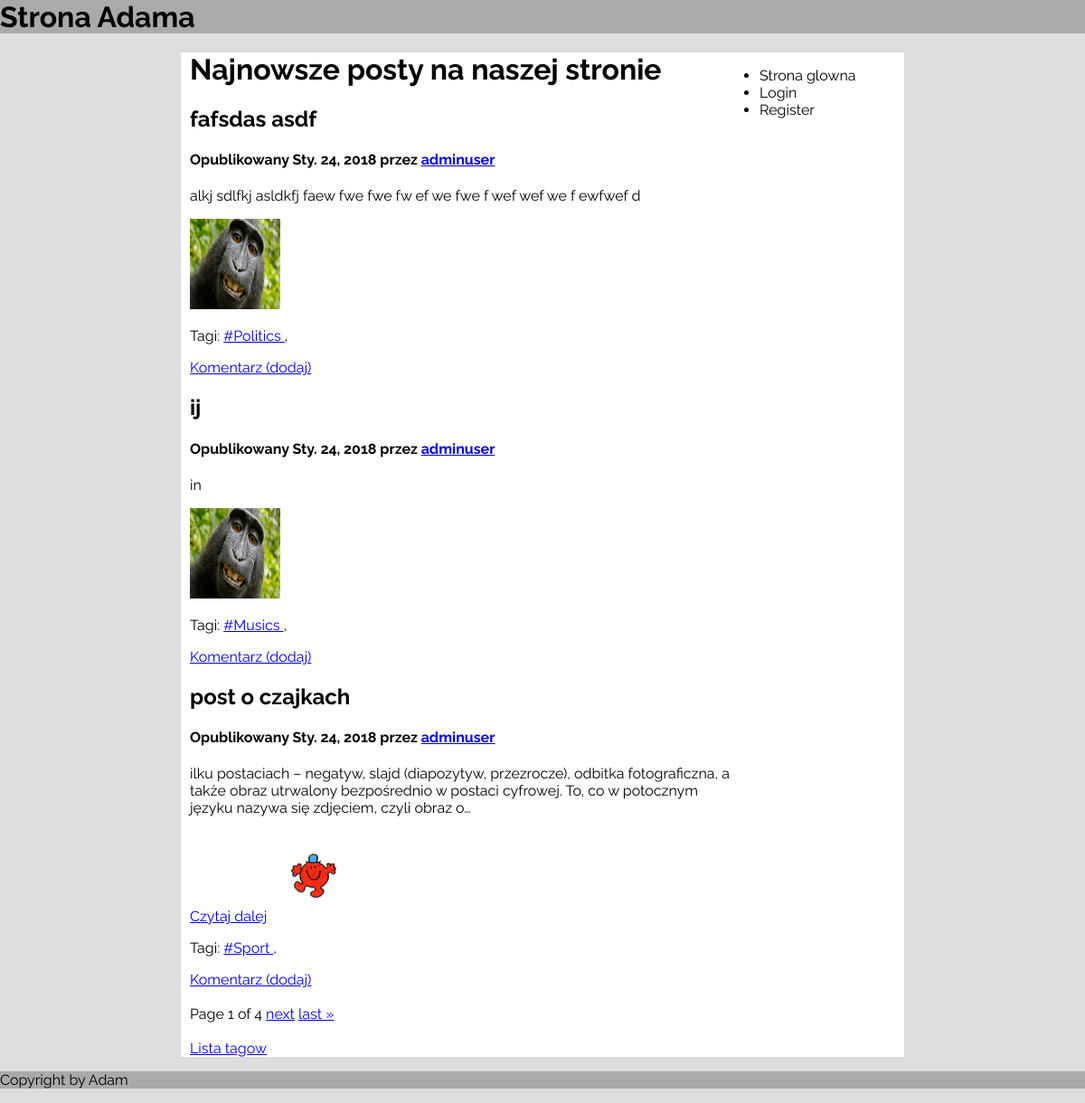
The page / on the database its author committed.
### main/models.py (models this page shows, shortened)
class Post(models.Model):
	title = models.CharField(max_length=300)
	content = models.CharField(max_length=10000)
	publish_date = models.DateField()
	user = models.ForeignKey(User)
	tag = models.ManyToManyField(Tag)
	photo = models.ImageField(upload_to='main/static/main/imgs/', default='', blank=True)
	class Meta:
		ordering = ['-publish_date', 'title']

class Tag(models.Model):
	name = models.CharField(max_length=200, blank=True, default='', unique=True)

### main/views.py (the view)
# urls.py: url(r'^$', views.index, name='index'),
def index(request):
	posts = Post.objects.all()
	comments = Comment.objects.all()
	paginator = Paginator(posts, POSTS_PER_PAGE) #ilosc artykulow na stronie
	page = request.GET.get('page')
	try:
		posts = paginator.page(page)
	except PageNotAnInteger:
		posts = paginator.page(1)
	context = {
		'posts': posts,
		'comments': comments
	}
	return render(request, 'main/index.html', context)

### main/templates/main/index.html (shortened to what this page needs)
{% extends 'main/base.html' %}
{% block header %}
	<h1> Najnowsze posty na naszej stronie </h1>
{% endblock %}
{% block content %}
	<div>
		{% for post in posts %}
			<div>
				<h2>{{ post.title }} </h2>
				<h4>
					Opublikowany {{ post.publish_date }} przez <a href="{% url 'user_info' post.user.username %}"> {{ post.user.username }}</a>
				</h4>
				<p> {{ post.content|truncatechars:200 }} </p>
                {% if post.content|length > 200 %}
                <a href="{% url 'one_post' post.id %}">Czytaj dalej</a>
                {% endif %}
				<tr>
                    {% if post.photo == '' %}
                    <td> </td>
                    {% else %}
                    <td><img src='{{ post.photo.url|slice:"4:" }}' width="100" height="100"></td>
                    {% endif %}
                </tr>
				<p> Tagi:
					{% for t in post.tag.all %}
						<a href="/bytag/{{ t.name|slice:'1:' }}">{{t.name}} </a>
						<a>, </a>
					{% endfor %}
				</p>
			</div>
        <div><a href="{% url 'add_new_comment' post.id %}">Komentarz (dodaj)</a>
				<br>
        </div>
		{% endfor %}
	</div>
    <br>
<div>
            Page {{ posts.number }} of {{ posts.paginator.num_pages }}
        {% if posts.has_next %}
            <a href="?page={{ posts.next_page_number }}">next</a>
            <a href="?page={{ posts.paginator.num_pages }}">last &raquo;</a>
        {% endif %}
</div>
	<br>
	<a href="{% url 'tags' %}">Lista tagow</a>
{% endblock %}

### main/static/main/base.css (style rules this page uses)
body { font-family: 'Raleway'; background-color: #dddddd; margin: 0; }

### rows shown on the page
Post: title "fafsdas asdf", publish_date "Sty. 24, 2018", user.username "adminuser", content "alkj sdlfkj asldkfj faew fwe fwe fw ef we fwe f wef wef we f ewfwef d", photo (picture)
Tag: name "#Politics"
Post: title "ij", publish_date "Sty. 24, 2018", user.username "adminuser", content "in", photo (picture)
Tag: name "#Musics"
Post: title "post o czajkach", publish_date "Sty. 24, 2018", user.username "adminuser", content "ilku postaciach – negatyw, slajd (diapozytyw, przezrocze), odbitka fotograficzna, a także obraz utrwalony bezpośrednio w postaci cyfrowej. To, co w potocznym języku nazywa się zdjęciem, czyli obraz o…", shows "Czytaj dalej", photo (picture)
Tag: name "#Sport"

### other values the page prints
{{ posts.number }} "1"
{{ posts.paginator.num_pages }} "4"
